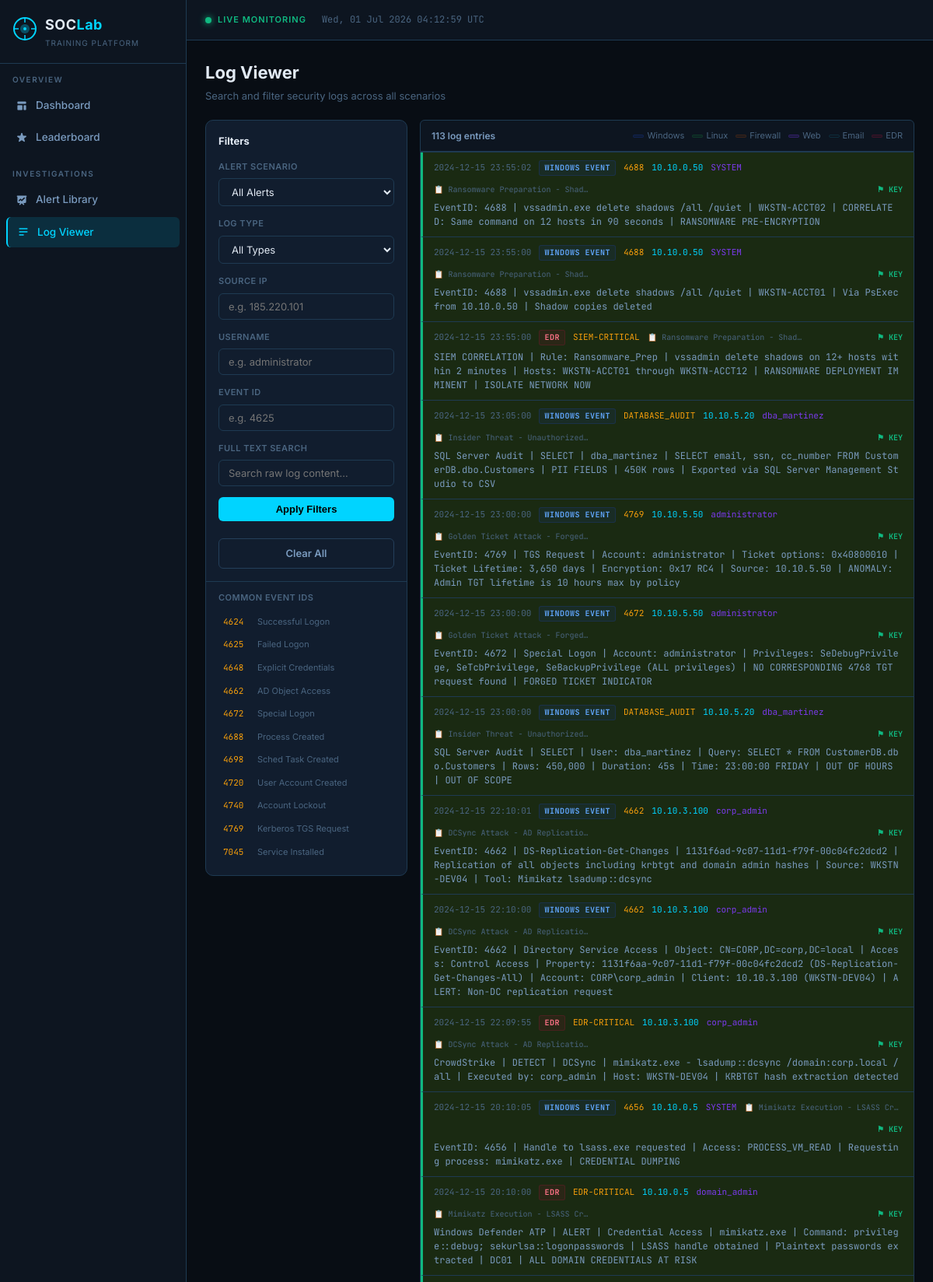
Screenshot of /logs (signed in, upper part) with the database file from the repository.
### tables this page shows
CREATE TABLE logs (
    id INTEGER PRIMARY KEY AUTOINCREMENT,
    alert_id INTEGER REFERENCES alerts(id),
    log_type TEXT,  -- windows_event, linux_syslog, firewall, web, email, edr
    timestamp TEXT,
    source_ip TEXT,
    dest_ip TEXT,
    username TEXT,
    event_id TEXT,
    raw_log TEXT NOT NULL,
    highlighted INTEGER DEFAULT 0
);

CREATE TABLE alerts (
    id INTEGER PRIMARY KEY AUTOINCREMENT,
    title TEXT NOT NULL,
    description TEXT,
    category TEXT NOT NULL,
    severity TEXT NOT NULL,  -- critical, high, medium, low, info
    status TEXT DEFAULT 'open',  -- open, in_progress, closed
    source TEXT,
    source_ip TEXT,
    dest_ip TEXT,
    hostname TEXT,
    username TEXT,
    host_info TEXT,   -- JSON
    user_info TEXT,   -- JSON
    mitre_mapping TEXT,  -- JSON
    expected_verdict TEXT,  -- true_positive / false_positive / escalated
    points INTEGER DEFAULT 100,
    hint TEXT,
    solution_explanation TEXT,
    created_at TEXT DEFAULT (datetime('now'))
);

### app.py (the view)
@app.route('/logs')
@login_required
def log_viewer():
    alert_id = request.args.get('alert_id', '')
    ip_filter = request.args.get('ip', '')
    user_filter = request.args.get('user', '')
    event_id = request.args.get('event_id', '')
    log_type = request.args.get('log_type', '')
    search = request.args.get('search', '')
    query = "SELECT l.*, a.title as alert_title FROM logs l JOIN alerts a ON l.alert_id=a.id WHERE 1=1"
    args = []
    if alert_id:
        query += " AND l.alert_id=?"; args.append(alert_id)
    if ip_filter:
        query += " AND l.source_ip LIKE ?"; args.append(f'%{ip_filter}%')
    if user_filter:
        query += " AND l.username LIKE ?"; args.append(f'%{user_filter}%')
    if event_id:
        query += " AND l.event_id=?"; args.append(event_id)
    if log_type:
        query += " AND l.log_type=?"; args.append(log_type)
    if search:
        query += " AND l.raw_log LIKE ?"; args.append(f'%{search}%')
    query += " ORDER BY l.timestamp DESC LIMIT 200"
    logs = query_db(query, args)
    alerts_list = query_db("SELECT id, title FROM alerts ORDER BY title")
    log_types = query_db("SELECT DISTINCT log_type FROM logs ORDER BY log_type")
    return render_template('logs.html', logs=logs, alerts_list=alerts_list,
                           log_types=log_types, alert_id=alert_id,
                           ip_filter=ip_filter, user_filter=user_filter,
                           event_id=event_id, log_type=log_type, search=search)

### app.py (called while the page is built)
def get_db():
    conn = sqlite3.connect(DATABASE)
    conn.row_factory = sqlite3.Row
    return conn

def query_db(query, args=(), one=False):
    conn = get_db()
    cur = conn.execute(query, args)
    rv = cur.fetchall()
    conn.close()
    return (rv[0] if rv else None) if one else rv

def login_required(f):
    from functools import wraps
    @wraps(f)
    def decorated(*args, **kwargs):
        if 'user_id' not in session:
            return redirect(url_for('login'))
        return f(*args, **kwargs)
    return decorated

### templates/logs.html (shortened to what this page needs)
{% extends "base.html" %}
{% block content %}
<div class="page-header">
    <div>
        <h1 class="page-title">Log Viewer</h1>
        <p class="page-sub">Search and filter security logs across all scenarios</p>
    </div>
</div>
<div class="log-viewer-page">
    <div class="log-filter-sidebar">
        <form method="GET" class="log-filter-form">
            <h3 class="filter-title">Filters</h3>
            <div class="filter-field">
                <label class="filter-label">Alert Scenario</label>
                <select name="alert_id" class="filter-select">
                    <option value="">All Alerts</option>
                </select>
            </div>
            <div class="filter-field">
                <label class="filter-label">Log Type</label>
                <select name="log_type" class="filter-select">
                    <option value="">All Types</option>
                </select>
            </div>
            <div class="filter-field">
                <label class="filter-label">Source IP</label>
                <input type="text" name="ip" value="{{ ip_filter }}" placeholder="e.g. 185.220.101" class="filter-input">
            </div>
            <div class="filter-field">
                <label class="filter-label">Username</label>
                <input type="text" name="user" value="{{ user_filter }}" placeholder="e.g. administrator" class="filter-input">
            </div>
            <div class="filter-field">
                <label class="filter-label">Event ID</label>
                <input type="text" name="event_id" value="{{ event_id }}" placeholder="e.g. 4625" class="filter-input">
            </div>
            <div class="filter-field">
                <label class="filter-label">Full Text Search</label>
                <input type="text" name="search" value="{{ search }}" placeholder="Search raw log content…" class="filter-input">
            </div>
            <button type="submit" class="btn btn-primary btn-full">Apply Filters</button>
            <a href="{{ url_for('log_viewer') }}" class="btn btn-ghost btn-full mt-2">Clear All</a>
        </form>
        <div class="event-id-ref">
            <h4 class="ref-title">Common Event IDs</h4>
            <div class="ref-list">
                {% set evids = [
                    ('4624','Successful Logon'),('4625','Failed Logon'),
                    ('4648','Explicit Credentials'),('4662','AD Object Access'),
                    ('4672','Special Logon'),('4688','Process Created'),
                    ('4698','Sched Task Created'),('4720','User Account Created'),
                    ('4740','Account Lockout'),('4769','Kerberos TGS Request'),
                    ('7045','Service Installed'),
                ] %}
                {% for eid, desc in evids %}
                <a href="{{ url_for('log_viewer', event_id=eid) }}" class="ref-item">
                    <span class="ref-eid mono">{{ eid }}</span>
                    <span class="ref-desc">{{ desc }}</span>
                </a>
                {% endfor %}
            </div>
        </div>
    </div>
    <div class="log-results">
        <div class="log-results-header">
            <span class="log-count">{{ logs|length }} log entries</span>
            <div class="log-legend">
                <span class="legend-item"><span class="log-type-tag type-windows_event"></span>Windows</span>
                <span class="legend-item"><span class="log-type-tag type-linux_syslog"></span>Linux</span>
                <span class="legend-item"><span class="log-type-tag type-firewall"></span>Firewall</span>
                <span class="legend-item"><span class="log-type-tag type-web"></span>Web</span>
                <span class="legend-item"><span class="log-type-tag type-email"></span>Email</span>
                <span class="legend-item"><span class="log-type-tag type-edr"></span>EDR</span>
            </div>
        </div>
        <div class="log-viewer" id="logResults">
            {% for log in logs %}
            <div class="log-entry {% if log.highlighted %}log-highlight{% endif %}">
                <div class="log-entry-header">
                    <span class="log-ts">{{ log.timestamp }}</span>
                    <span class="log-type-tag type-{{ log.log_type }}">{{ log.log_type.replace('_',' ').upper() }}</span>
                    {% if log.event_id %}<span class="log-evid">{{ log.event_id }}</span>{% endif %}
                    {% if log.source_ip %}<span class="log-ip mono">{{ log.source_ip }}</span>{% endif %}
                    {% if log.username %}<span class="log-user mono">{{ log.username }}</span>{% endif %}
                    {% if log.alert_title %}<span class="log-alert-ref" title="{{ log.alert_title }}">📋 {{ log.alert_title[:30] }}{% if log.alert_title|length > 30 %}…{% endif %}</span>{% endif %}
                    {% if log.highlighted %}<span class="log-ioc-flag">⚑ KEY</span>{% endif %}
                </div>
                <pre class="log-raw">{{ log.raw_log }}</pre>
            </div>
            {% endfor %}
        </div>
    </div>
</div>
{% endblock %}

### rows the page displays
logs: timestamp "2024-12-15 23:55:02", log_type.replace "WINDOWS EVENT", event_id "4688", source_ip "10.10.0.50", username "SYSTEM", title "Ransomware Preparation - Shad…", highlighted "⚑ KEY", raw_log "EventID: 4688 | vssadmin.exe delete shadows /all /quiet | WKSTN-ACCT02 | CORRELATED: Same command on 12 hosts in 90 seconds | RANSOMWARE PRE-ENCRYPTION"
logs: timestamp "2024-12-15 23:55:00", log_type.replace "WINDOWS EVENT", event_id "4688", source_ip "10.10.0.50", username "SYSTEM", title "Ransomware Preparation - Shad…", highlighted "⚑ KEY", raw_log "EventID: 4688 | vssadmin.exe delete shadows /all /quiet | WKSTN-ACCT01 | Via PsExec from 10.10.0.50 | Shadow copies deleted"
logs: timestamp "2024-12-15 23:55:00", log_type.replace "EDR", event_id "SIEM-CRITICAL", title "Ransomware Preparation - Shad…", highlighted "⚑ KEY", raw_log "SIEM CORRELATION | Rule: Ransomware_Prep | vssadmin delete shadows on 12+ hosts within 2 minutes | Hosts: WKSTN-ACCT01 through WKSTN-ACCT12 | RANSOMWARE DEPLOYMENT IMMINENT | ISOLATE NETWORK NOW"
logs: timestamp "2024-12-15 23:05:00", log_type.replace "WINDOWS EVENT", event_id "DATABASE_AUDIT", source_ip "10.10.5.20", username "dba_martinez", title "Insider Threat - Unauthorized…", highlighted "⚑ KEY", raw_log "SQL Server Audit | SELECT | dba_martinez | SELECT email, ssn, cc_number FROM CustomerDB.dbo.Customers | PII FIELDS | 450K rows | Exported via SQL Server Management Studio to CSV"
logs: timestamp "2024-12-15 23:00:00", log_type.replace "WINDOWS EVENT", event_id "4769", source_ip "10.10.5.50", username "administrator", title "Golden Ticket Attack - Forged…", highlighted "⚑ KEY", raw_log "EventID: 4769 | TGS Request | Account: administrator | Ticket options: 0x40800010 | Ticket Lifetime: 3,650 days | Encryption: 0x17 RC4 | Source: 10.10.5.50 | ANOMALY: Admin TGT lifetime is 10 hours max by policy"
logs: timestamp "2024-12-15 23:00:00", log_type.replace "WINDOWS EVENT", event_id "4672", source_ip "10.10.5.50", username "administrator", title "Golden Ticket Attack - Forged…", highlighted "⚑ KEY", raw_log "EventID: 4672 | Special Logon | Account: administrator | Privileges: SeDebugPrivilege, SeTcbPrivilege, SeBackupPrivilege (ALL privileges) | NO CORRESPONDING 4768 TGT request found | FORGED TICKET INDICATOR"
logs: timestamp "2024-12-15 23:00:00", log_type.replace "WINDOWS EVENT", event_id "DATABASE_AUDIT", source_ip "10.10.5.20", username "dba_martinez", title "Insider Threat - Unauthorized…", highlighted "⚑ KEY", raw_log "SQL Server Audit | SELECT | User: dba_martinez | Query: SELECT * FROM CustomerDB.dbo.Customers | Rows: 450,000 | Duration: 45s | Time: 23:00:00 FRIDAY | OUT OF HOURS | OUT OF SCOPE"
logs: timestamp "2024-12-15 22:10:01", log_type.replace "WINDOWS EVENT", event_id "4662", source_ip "10.10.3.100", username "corp_admin", title "DCSync Attack - AD Replicatio…", highlighted "⚑ KEY", raw_log "EventID: 4662 | DS-Replication-Get-Changes | 1131f6ad-9c07-11d1-f79f-00c04fc2dcd2 | Replication of all objects including krbtgt and domain admin hashes | Source: WKSTN-DEV04 | Tool: Mimikatz lsadump::dcsync"
logs: timestamp "2024-12-15 22:10:00", log_type.replace "WINDOWS EVENT", event_id "4662", source_ip "10.10.3.100", username "corp_admin", title "DCSync Attack - AD Replicatio…", highlighted "⚑ KEY", raw_log "EventID: 4662 | Directory Service Access | Object: CN=CORP,DC=corp,DC=local | Access: Control Access | Property: 1131f6aa-9c07-11d1-f79f-00c04fc2dcd2 (DS-Replication-Get-Changes-All) | Account: CORP\\corp_admin | Client: 10.10.3.100 (WKSTN-DEV04) | ALERT: Non-DC replication request"
logs: timestamp "2024-12-15 22:09:55", log_type.replace "EDR", event_id "EDR-CRITICAL", source_ip "10.10.3.100", username "corp_admin", title "DCSync Attack - AD Replicatio…", highlighted "⚑ KEY", raw_log "CrowdStrike | DETECT | DCSync | mimikatz.exe - lsadump::dcsync /domain:corp.local /all | Executed by: corp_admin | Host: WKSTN-DEV04 | KRBTGT hash extraction detected"
logs: timestamp "2024-12-15 20:10:05", log_type.replace "WINDOWS EVENT", event_id "4656", source_ip "10.10.0.5", username "SYSTEM", title "Mimikatz Execution - LSASS Cr…", highlighted "⚑ KEY", raw_log "EventID: 4656 | Handle to lsass.exe requested | Access: PROCESS_VM_READ | Requesting process: mimikatz.exe | CREDENTIAL DUMPING"
logs: timestamp "2024-12-15 20:10:00", log_type.replace "EDR", event_id "EDR-CRITICAL", source_ip "10.10.0.5", username "domain_admin", title "Mimikatz Execution - LSASS Cr…", highlighted "⚑ KEY", raw_log "Windows Defender ATP | ALERT | Credential Access | mimikatz.exe | Command: privilege::debug; sekurlsa::logonpasswords | LSASS handle obtained | Plaintext passwords extracted | DC01 | ALL DOMAIN CREDENTIALS AT RISK"

### other values shown
{{ eid }} "4624" "4625" "4648" "4662" "4672" "4688" "4698" "4720" "4740" "4769" "7045"
{{ desc }} "Successful Logon" "Failed Logon" "Explicit Credentials" "AD Object Access" "Special Logon" "Process Created" "Sched Task Created" "User Account Created" "Account Lockout" "Kerberos TGS Request" "Service Installed"
{{ logs|length }} "113"
